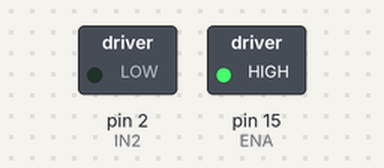
A sketch run on a simulated Arduino Uno, built with avr-gcc and run on an emulated ATmega328P. Parts: switched loads named in the sketch (green lamp = pin HIGH). Pins used as bus, display or sensor lines are not drawn; what the sketch prints to the serial monitor is not drawn.

Above: at 1.4 s.
At 3.4 s:
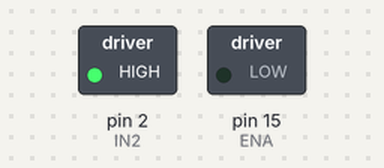
Timing chart, 0 to 5.7 s (numbered marks = the images above):
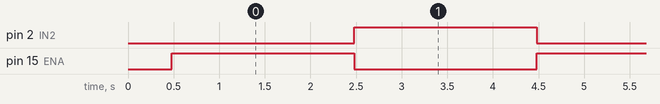

Measured:
- by itself, pin 2 (IN2), pin 15 (ENA): alternates HIGH for 2.0 s and LOW for 2.0 s

The sketch:

L298N_test.ino
```cpp
#define IN1 0 //GPIO0 / D3
#define IN2 2 //GPIO2 / D4
#define ENA 15 //GPIO15 / D8

int lmao;

void setup() {
  delay(128);
  Serial.begin(9600);
  Serial.println("hi1");
  pinMode(IN1, OUTPUT);
  pinMode(IN2, OUTPUT);
  pinMode(ENA, OUTPUT);
  Serial.println("hi2");

  delay(50);

  //digitalWrite(IN1, HIGH);
  //digitalWrite(IN2, LOW);
  //digitalWrite(ENA, HIGH); // this works for enabling the motor
  //analogWrite(ENA, 255); //PWM signal for enable pin, 0-255
  Serial.println("hi3");

  delay(300);
}

void loop() {
  digitalWrite(ENA, HIGH);
  digitalWrite(IN1, HIGH);
  digitalWrite(IN2, LOW);
  delay(2000); // the above 3 lines specify the correct rotation direction for my current setup
  // in other words, it makes the motor spin so the clock ticks forward not backward

//  digitalWrite(ENA, HIGH);
//  digitalWrite(IN1, LOW);
//  digitalWrite(IN2, HIGH);
//  delay(2000);
//
//  digitalWrite(ENA, LOW);
//  digitalWrite(IN1, HIGH);
//  digitalWrite(IN2, LOW);
//  delay(2000);

  digitalWrite(ENA, LOW);
  digitalWrite(IN1, LOW);
  digitalWrite(IN2, HIGH);
  delay(2000);
}


//  for (lmao = 0; lmao <= 200; lmao += 1) {
//    analogWrite(ENA, lmao);
//    Serial.println(lmao);
//    delay(55);
//  }
//  for (lmao = 200; lmao >= 0; lmao -= 1) {
//    analogWrite(ENA, lmao);
//    Serial.println(lmao);
//    delay(55);
//  }
```
